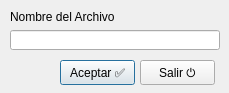
<?xml version="1.0" encoding="UTF-8"?>
<ui version="4.0">
 <class>Dialog</class>
 <widget class="QDialog" name="Dialog">
  <property name="windowModality">
   <enum>Qt::ApplicationModal</enum>
  </property>
  <property name="geometry">
   <rect>
    <x>0</x>
    <y>0</y>
    <width>229</width>
    <height>93</height>
   </rect>
  </property>
  <property name="windowTitle">
   <string>Exportar kml</string>
  </property>
  <property name="modal">
   <bool>true</bool>
  </property>
  <widget class="QLabel" name="label_5">
   <property name="geometry">
    <rect>
     <x>10</x>
     <y>7</y>
     <width>151</width>
     <height>20</height>
    </rect>
   </property>
   <property name="text">
    <string>Nombre del Archivo</string>
   </property>
  </widget>
  <widget class="QPushButton" name="cmdAceptar">
   <property name="geometry">
    <rect>
     <x>60</x>
     <y>60</y>
     <width>75</width>
     <height>25</height>
    </rect>
   </property>
   <property name="text">
    <string>Aceptar ✅</string>
   </property>
   <property name="shortcut">
    <string>Return</string>
   </property>
  </widget>
  <widget class="QLineEdit" name="txtNombre">
   <property name="enabled">
    <bool>true</bool>
   </property>
   <property name="geometry">
    <rect>
     <x>10</x>
     <y>30</y>
     <width>210</width>
     <height>20</height>
    </rect>
   </property>
  </widget>
  <widget class="QPushButton" name="cmdSalir">
   <property name="geometry">
    <rect>
     <x>140</x>
     <y>60</y>
     <width>75</width>
     <height>25</height>
    </rect>
   </property>
   <property name="text">
    <string>Salir ⏻</string>
   </property>
   <property name="shortcut">
    <string>Esc</string>
   </property>
  </widget>
 </widget>
 <resources/>
 <connections/>
</ui>
